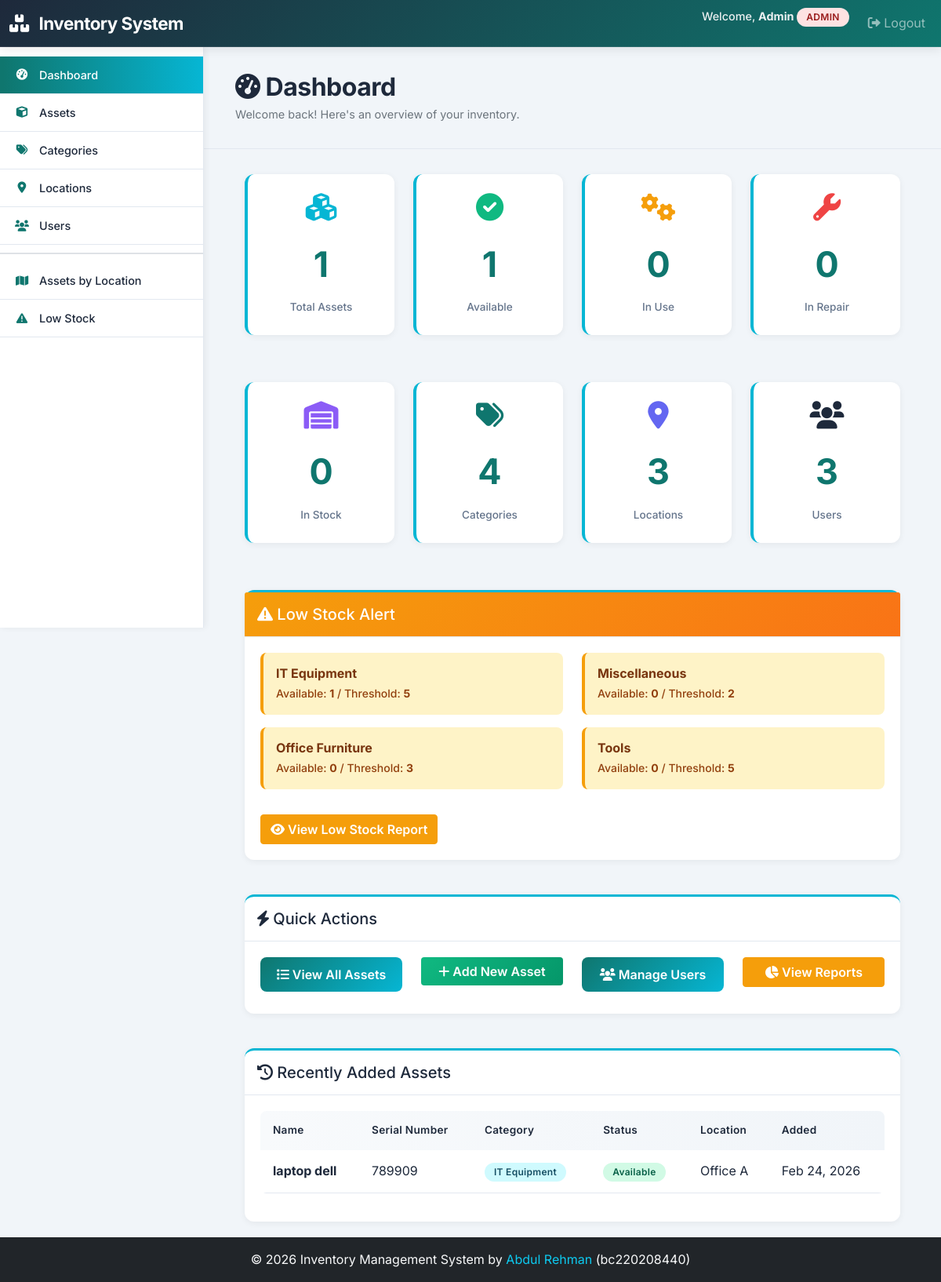
The page / (signed in) on the database as committed earlier.
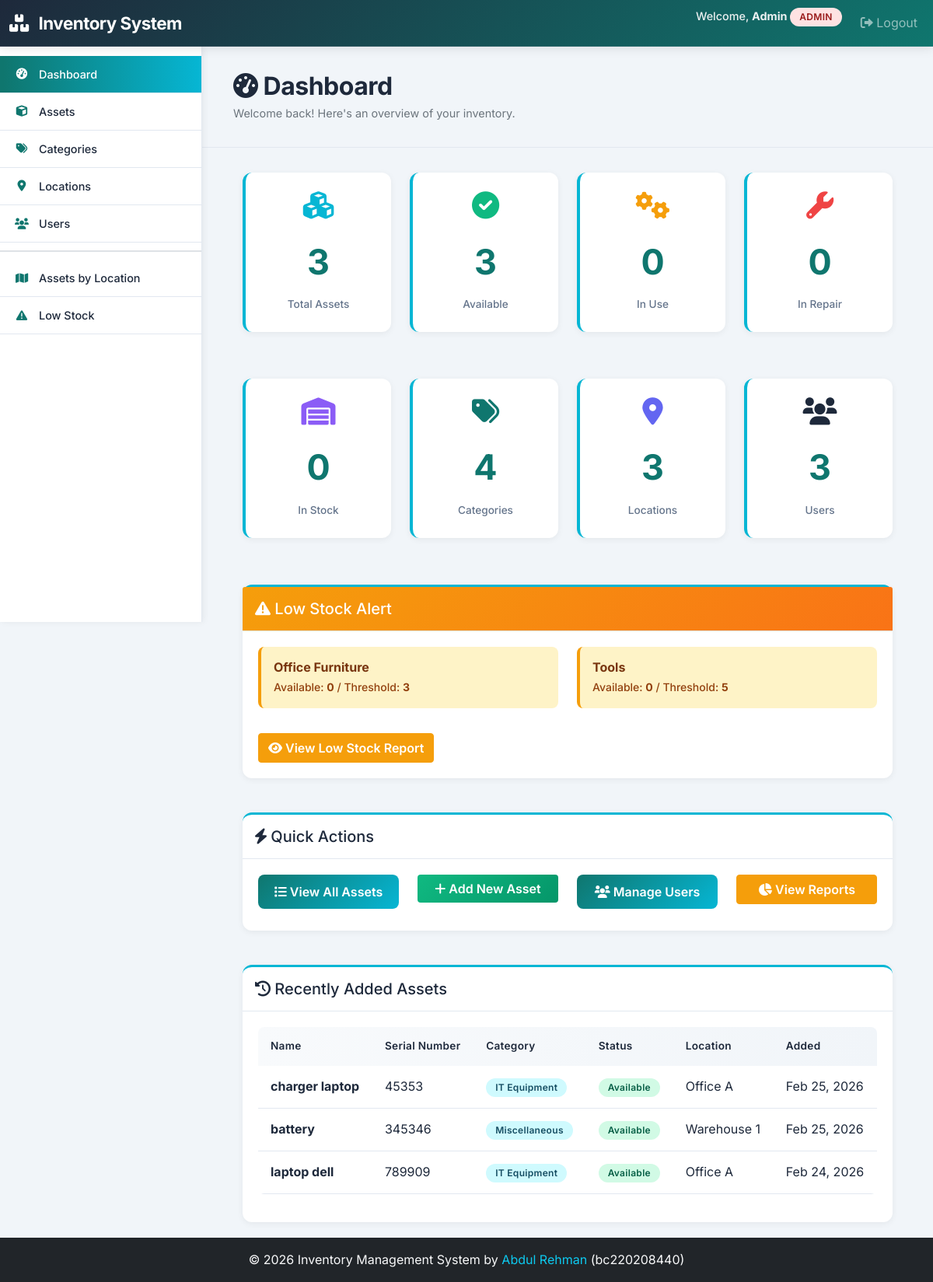
The same page on the database as committed later.
### assets/models.py (models this page shows, shortened)
class Category(models.Model):
    name = models.CharField(max_length=100, unique=True)
    description = models.TextField(blank=True, null=True)
    low_stock_threshold = models.IntegerField(default=5, help_text="Low stock alert threshold")
    created_at = models.DateTimeField(auto_now_add=True)
    updated_at = models.DateTimeField(auto_now=True)
    class Meta:
        ordering = ['name']
        verbose_name_plural = 'Categories'

class Asset(models.Model):
    STATUS_CHOICES = (
        ('AVAILABLE', 'Available'),
        ('IN_USE', 'In Use'),
        ('IN_REPAIR', 'In Repair'),
        ('IN_STOCK', 'In Stock'),
    )
    name = models.CharField(max_length=200)
    serial_number = models.CharField(max_length=100, unique=True)
    category = models.ForeignKey(Category, on_delete=models.PROTECT, related_name='assets')
    location = models.ForeignKey(Location, on_delete=models.SET_NULL, null=True, related_name='assets')
    status = models.CharField(max_length=20, choices=STATUS_CHOICES, default='AVAILABLE')
    quantity = models.IntegerField(default=1, help_text="Total number of this asset in inventory")
    purchase_date = models.DateField()
    purchase_price = models.DecimalField(max_digits=10, decimal_places=2, null=True, blank=True)
    assigned_to = models.ForeignKey(CustomUser, on_delete=models.SET_NULL, null=True, blank=True,
                                   limit_choices_to={'role': 'MANAGER'}, related_name='assigned_assets')
    notes = models.TextField(blank=True, null=True)
    created_at = models.DateTimeField(auto_now_add=True)
    updated_at = models.DateTimeField(auto_now=True)
    created_by = models.ForeignKey(CustomUser, on_delete=models.SET_NULL, null=True,
                                  related_name='created_assets', editable=False)
    updated_by = models.ForeignKey(CustomUser, on_delete=models.SET_NULL, null=True, blank=True,
                                  related_name='updated_assets', editable=False)
    class Meta:
        ordering = ['-created_at']
        indexes = [
            models.Index(fields=['serial_number']),
            models.Index(fields=['category']),
            models.Index(fields=['location']),
            models.Index(fields=['status']),
        ]

class Location(models.Model):
    name = models.CharField(max_length=100, unique=True)
    description = models.TextField(blank=True, null=True)
    created_at = models.DateTimeField(auto_now_add=True)
    updated_at = models.DateTimeField(auto_now=True)
    class Meta:
        ordering = ['name']

### assets/views.py (the view)
# urls.py: path('', views.DashboardView.as_view(), name='dashboard'),
class DashboardView(LoginRequiredMixin, View):
    template_name = "assets/dashboard.html"
    def get(self, request):
        context = {
            "total_assets": Asset.objects.count(),
            "available_assets": Asset.objects.filter(status="AVAILABLE").count(),
            "in_use_assets": Asset.objects.filter(status="IN_USE").count(),
            "in_repair_assets": Asset.objects.filter(status="IN_REPAIR").count(),
            "in_stock_assets": Asset.objects.filter(status="IN_STOCK").count(),
            "total_categories": Category.objects.count(),
            "total_locations": Location.objects.count(),
            "total_users": CustomUser.objects.count(),
            "user_role": request.user.role if hasattr(request.user, "role") else "VIEWER",
        }
        low_stock_categories = []
        for category in Category.objects.all():
            available_quantity = (
                category.assets.filter(status="AVAILABLE").aggregate(total=Sum("quantity"))[
                    "total"
                ]
                or 0
            )
            if available_quantity < category.low_stock_threshold:
                low_stock_categories.append(
                    {
                        "category": category,
                        "available": available_quantity,
                        "threshold": category.low_stock_threshold,
                    }
                )
        recent_assets = (
            Asset.objects.select_related("category", "location").order_by("-created_at")[:5]
        )
        context["low_stock_categories"] = low_stock_categories
        context["recent_assets"] = recent_assets
        return render(request, self.template_name, context)

### templates/assets/dashboard.html (shortened to what the changed rows need)
{% extends 'base.html' %}
{% block content %}
<div class="page-header">
    <h2><i class="fas fa-tachometer-alt"></i> Dashboard</h2>
</div>
<div class="row mb-4">
    <div class="col-md-3 col-sm-6 mb-3">
        <div class="stat-card">
            <i class="fas fa-cubes" style="font-size: 2.2rem; color: #06b6d4; margin-bottom: 12px;"></i>
            <div class="stat-number">{{ total_assets }}</div>
            <div class="stat-label">Total Assets</div>
        </div>
    </div>
    <div class="col-md-3 col-sm-6 mb-3">
        <div class="stat-card">
            <i class="fas fa-check-circle" style="font-size: 2.2rem; color: #10b981; margin-bottom: 12px;"></i>
            <div class="stat-number">{{ available_assets }}</div>
            <div class="stat-label">Available</div>
        </div>
    </div>
</div>
{% if low_stock_categories %}
    <div class="row mb-4">
        <div class="col-md-12">
            <div class="card">
                <div class="card-body">
                    <div class="row">
                        {% for item in low_stock_categories %}
                            <div class="col-md-6 mb-3">
                                <div class="alert alert-warning mb-0" style="background-color: #fef3c7; border-left: 4px solid #f59e0b;">
                                    <strong style="color: #78350f;">{{ item.category.name }}</strong><br>
                                    <small style="color: #92400e;">
                                        Available: <strong>{{ item.available }}</strong> /
                                        Threshold: <strong>{{ item.threshold }}</strong>
                                    </small>
                                </div>
                            </div>
                        {% endfor %}
                    </div>
                </div>
            </div>
        </div>
    </div>
{% endif %}
<div class="row">
    <div class="col-md-12">
        <div class="card">
            <div class="card-body">
                <div class="table-responsive">
                    <table class="table table-hover">
                        <thead>
                            <tr>
                                <th>Name</th>
                                <th>Serial Number</th>
                                <th>Category</th>
                                <th>Status</th>
                                <th>Location</th>
                                <th>Added</th>
                            </tr>
                        </thead>
                        <tbody>
                            {% for asset in recent_assets %}
                                <tr onclick="window.location.href='{% url 'asset_detail' asset.pk %}';" style="cursor: pointer;">
                                    <td><strong>{{ asset.name }}</strong></td>
                                    <td>{{ asset.serial_number }}</td>
                                    <td><span class="badge" style="background-color: #cffafe; color: #164e63;">{{ asset.category.name }}</span></td>
                                    <td>
                                        <span class="badge" style="
                                            {% if asset.status == 'AVAILABLE' %}background-color: #d1fae5; color: #065f46;
                                            {% elif asset.status == 'IN_USE' %}background-color: #fef3c7; color: #78350f;
                                            {% elif asset.status == 'IN_REPAIR' %}background-color: #fee2e2; color: #991b1b;
                                            {% else %}background-color: #e2e8f0; color: #1e293b;{% endif %}">
                                            {{ asset.get_status_display }}
                                        </span>
                                    </td>
                                    <td>{{ asset.location.name|default:'-' }}</td>
                                    <td>{{ asset.created_at|date:'M d, Y' }}</td>
                                </tr>
                            {% endfor %}
                        </tbody>
                    </table>
                </div>
            </div>
        </div>
    </div>
</div>
{% endblock %}

Rows that differ between the two databases and show on the page:
no longer on this page (row unchanged): Category: category.name "IT Equipment", available "1", threshold "5"
no longer on this page (row unchanged): Category: category.name "Miscellaneous", available "0", threshold "2"
added Asset: name "charger laptop", serial_number "45353", category.name "IT Equipment", status "Available", location.name "Office A", created_at "Feb 25, 2026"
added Asset: name "battery", serial_number "345346", category.name "Miscellaneous", status "Available", location.name "Warehouse 1", created_at "Feb 25, 2026"
Other text that changed with them:
{{ total_assets }}: "1" → "3"
{{ available_assets }}: "1" → "3"
